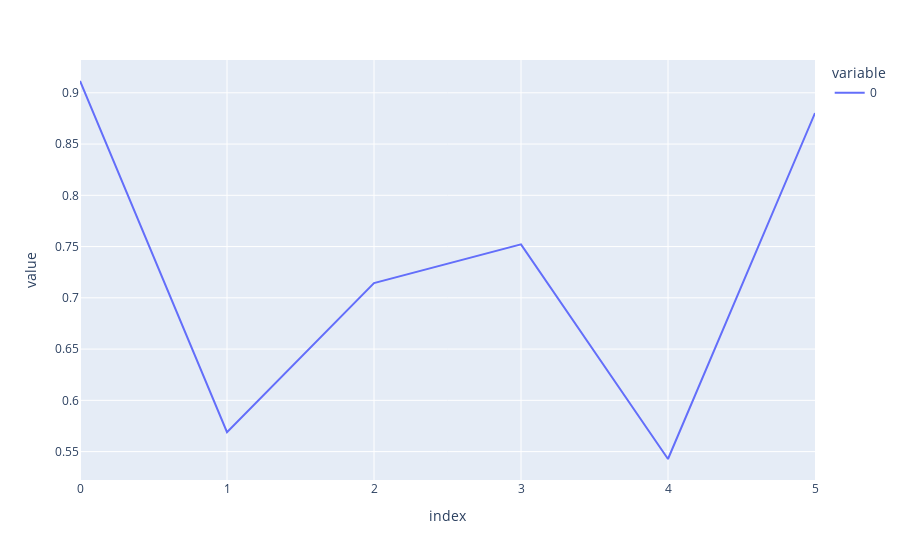

Write notebook code for a chart like this one.
### Code cell
recalls = recall_score(train_['label'], train_['prediction'], average=None)
precisions = precision_score(train_['label'], train_[
                             'prediction'], average=None)
F1 = ((recalls * precisions) * 2)/(recalls + precisions)

px.line(F1)

### Figure 1 — Plotly figure (JSON) as saved in the notebook; plotly's stock layout.template omitted (floating-point values rounded to 4 significant figures)
{"data": [{"hovertemplate": "variable=0<br>index=%{x}<br>value=%{y}<extra></extra>", "legendgroup": "0", "line": {"color": "#636efa", "dash": "solid"}, "marker": {"symbol": "circle"}, "mode": "lines", "name": "0", "orientation": "v", "showlegend": true, "type": "scatter", "x": [0, 1, 2, 3, 4, 5], "xaxis": "x", "y": [0.9115, 0.569, 0.7144, 0.7521, 0.5428, 0.8802], "yaxis": "y"}], "layout": {"legend": {"title": {"text": "variable"}, "tracegroupgap": 0}, "margin": {"t": 60}, "xaxis": {"anchor": "y", "domain": [0, 1], "title": {"text": "index"}}, "yaxis": {"anchor": "x", "domain": [0, 1], "title": {"text": "value"}}}}
